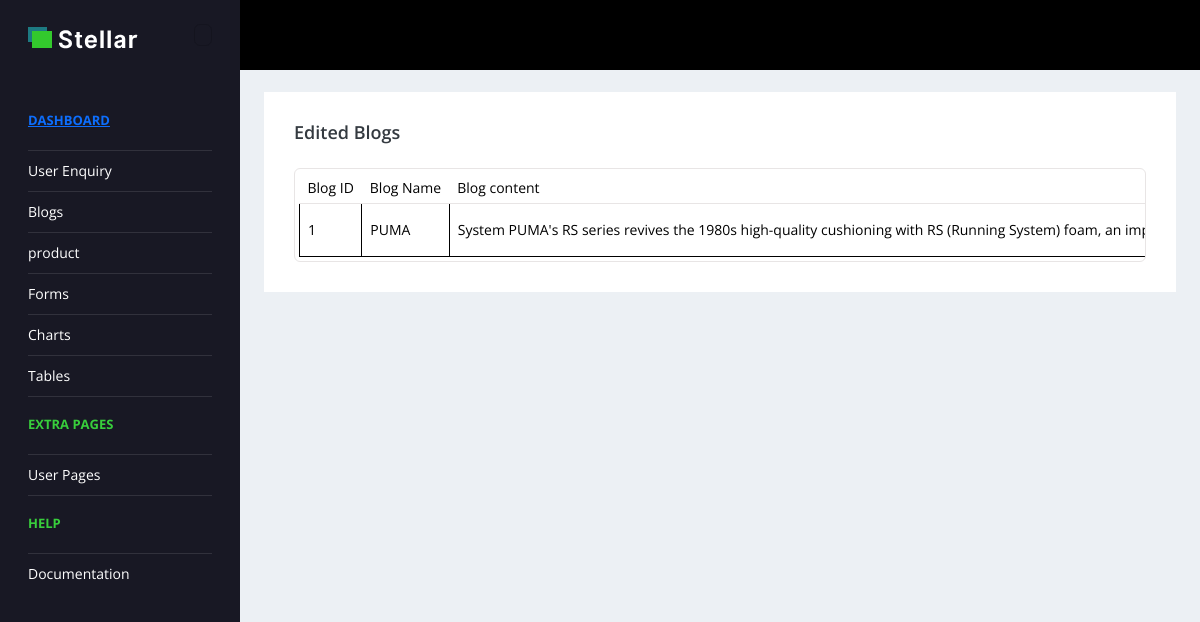
Before: /midhun@123/blog_view/1 with the older database file.
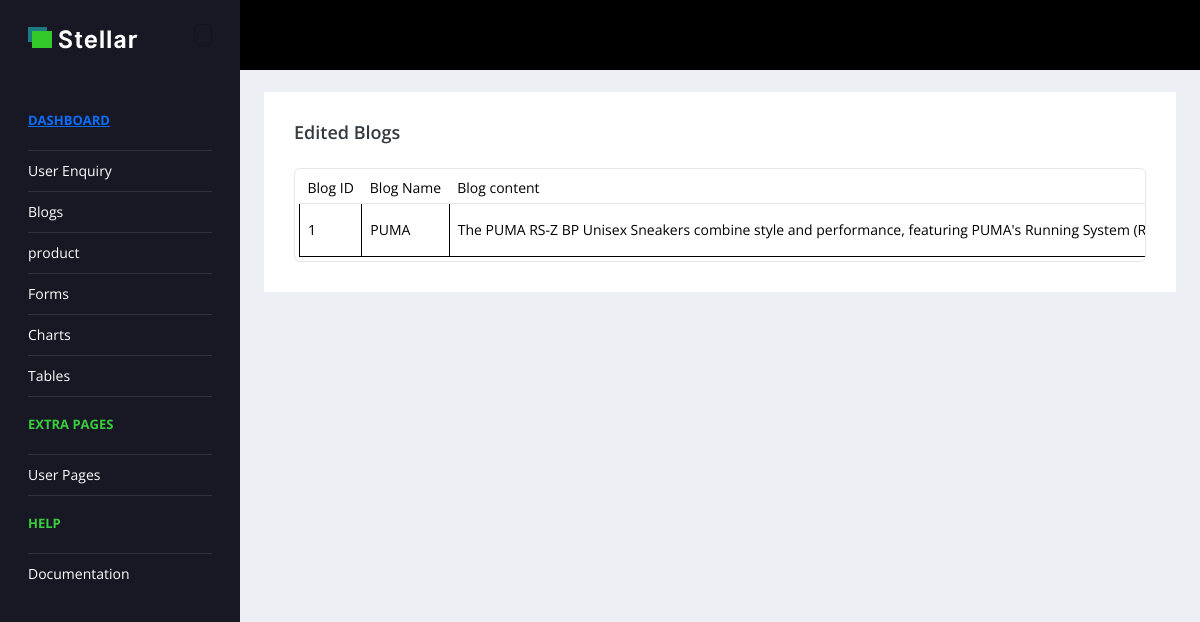
After: the same page with the newer database file.
### admin_app/models.py (models this page shows)
class Blog(models.Model):
    blog_name = models.CharField(max_length=50)
    blog_content =models.TextField(max_length=1000)
    blog_author = models.CharField(max_length=15)
    blog_img = models.ImageField(upload_to='blog_images/', blank=True, null=True)
    created_date = models.DateField(auto_now=True)
    created_time = models.TimeField(auto_now=True)

### admin_app/views.py (the view)
# urls.py: path('blog_view/<int:id>',blog_view,name="view_blog"),
def blog_view(request,id):
    data = Blog.objects.get(id=id)
    return render(request,'admin_templates/blog_view.html',{'data':data})

### templates/admin_templates/blog_view.html (shortened to what this page needs)
{% extends 'admin_templates/admin_header_footer.html'%}
{% load static %}
{% block content %}
<div class="main-panel">
    <div class="content-wrapper">
<div class="row">
    <div class="col-md-12 grid-margin stretch-card">
      <div class="card">
        <div class="card-body">
          <div class="d-sm-flex align-items-center mb-4">
            <h4 class="card-title mb-sm-0">edited blogs</h4>
          </div>
          <div class="table-responsive border rounded p-1">
            <table class="table">
              <thead>
                <tr>
                  <th class="font-weight-bold">Blog ID</th>
                  <th class="font-weight-bold">Blog Name</th>
                  <th class="font-weight-bold">Blog content</th>
                </tr>
              </thead>
              <tbody>
                <tr style="border: solid 1px;">
                  <td style="border: solid 1px;">{{data.id}}</td>
                  <td style="border: solid 1px;">{{data.blog_name}}</td>
                    <td style="border: solid 1px;">{{data.blog_content}}</td>
                </tr>
              </tbody>
            </table>
          </div>
        </div>
      </div>
    </div>
  </div>
    </div>
</div>
{% endblock %}

### templates/admin_templates/admin_header_footer.html (shortened to what this page needs)
{% load static %}
<!DOCTYPE html>
<html lang="en">
  <head>
    <link rel="stylesheet" href="{% static 'admin_static/vendors/simple-line-icons/css/simple-line-icons.css' %}">
    <link rel="stylesheet" href="{% static 'admin_static/vendors/flag-icon-css/css/flag-icons.min.css' %}">
    <link rel="stylesheet" href="{% static 'admin_static/vendors/css/vendor.bundle.base.css' %}">
    <link rel="stylesheet" href="{% static 'admin_static/vendors/font-awesome/css/font-awesome.min.css' %}" />
    <link rel="stylesheet" href="{% static 'admin_static/vendors/bootstrap-datepicker/bootstrap-datepicker.min.css' %}">
    <link rel="stylesheet" href="{% static 'admin_static/vendors/jvectormap/jquery-jvectormap.css' %}">
    <link rel="stylesheet" href="{% static 'admin_static/vendors/daterangepicker/daterangepicker.css' %}">
    <link rel="stylesheet" href="{% static 'admin_static/vendors/chartist/chartist.min.css' %}">
    <link rel="stylesheet" href="{% static 'admin_static/css/vertical-light-layout/style.css' %}">
  </head>
  <body>
    <div class="container-scroller">
      <nav class="navbar default-layout-navbar col-lg-12 col-12 p-0 fixed-top d-flex flex-row" style="background-color: black;">
        <div class="text-center navbar-brand-wrapper d-flex align-items-center justify-content-center">
          <a class="navbar-brand brand-logo" href="index.html">
            <img src="{% static 'admin_static/images/logo.svg' %}" alt="logo" class="logo-dark" />
          </a>
          <button class="navbar-toggler navbar-toggler align-self-center" type="button" data-toggle="minimize">
            <span class="icon-menu"></span>
          </button>
        </div>
      </nav>
      <div class="container-fluid page-body-wrapper">
        <nav class="sidebar sidebar-offcanvas" id="sidebar">
          <ul class="nav">
            <li class="nav-item nav-profile">
              <a href="#" class="nav-link">
                <div class="text-wrapper">
                </div>
              </a>
            </li>
            <li class="nav-item nav-category">
              <a href="{% url 'admin_home' %}"><span class="nav-link" style="text-decoration: none;">Dashboard</span></a>
            </li>
            <li class="nav-item">
              <a class="nav-link" href="{% url 'admin_enquiry'%}">
                <span class="menu-title">User Enquiry</span>
                <i class="icon-screen-desktop menu-icon"></i>
              </a>
            </li>
            <li class="nav-item">
              <a class="nav-link" data-bs-toggle="collapse" href="#ui-basic" aria-expanded="false" aria-controls="ui-basic">
                <span class="menu-title">Blogs</span>
                <i class="icon-layers menu-icon"></i>
              </a>
            </li>
            <li class="nav-item">
              <a class="nav-link" data-bs-toggle="collapse" href="#icons" aria-expanded="false" aria-controls="icons">
                <span class="menu-title">product</span>
                <i class="icon-globe menu-icon"></i>
              </a>
            </li>
            <li class="nav-item">
              <a class="nav-link" data-bs-toggle="collapse" href="#forms" aria-expanded="false" aria-controls="forms">
                <span class="menu-title">Forms</span>
                <i class="icon-book-open menu-icon"></i>
              </a>
            </li>
            <li class="nav-item">
              <a class="nav-link" data-bs-toggle="collapse" href="#charts" aria-expanded="false" aria-controls="charts">
                <span class="menu-title">Charts</span>
                <i class="icon-chart menu-icon"></i>
              </a>
            </li>
            <li class="nav-item">
              <a class="nav-link" data-bs-toggle="collapse" href="#tables" aria-expanded="false" aria-controls="tables">
                <span class="menu-title">Tables</span>
                <i class="icon-grid menu-icon"></i>
              </a>
            </li>
            <li class="nav-item nav-category"><span class="nav-link">Extra Pages</span></li>
            <li class="nav-item">
              <a class="nav-link" data-bs-toggle="collapse" href="#auth" aria-expanded="false" aria-controls="auth">
                <span class="menu-title">User Pages</span>
                <i class="icon-disc menu-icon"></i>
              </a>
            </li>
            <li class="nav-item nav-category"><span class="nav-link">Help</span></li>
            <li class="nav-item">
              <a class="nav-link" href="../../docs/documentation.html" target="_blank">
                <span class="menu-title">Documentation</span>
                <i class="icon-folder-alt menu-icon"></i>
              </a>
            </li>
          </ul>
        </nav>
    {% block content %}
{% endblock %}
      </div>
    </div>
  </body>
  </body>
</html>

Changed rows visible on the page:
changed Blog "PUMA": blog_content "System PUMA's RS series revives the 1980s high-quality cushioning with RS (Running System) foam, an…" → "The PUMA RS-Z BP Unisex Sneakers combine style and performance, featuring PUMA's Running System…"
